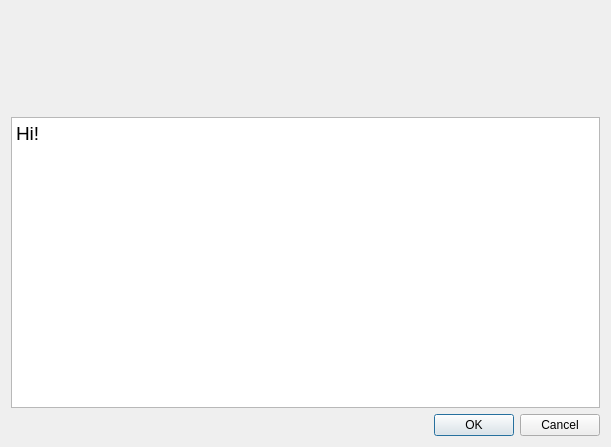
<?xml version="1.0" encoding="UTF-8"?>
<ui version="4.0">
 <class>CDialog</class>
 <widget class="QDialog" name="CDialog">
  <property name="geometry">
   <rect>
    <x>0</x>
    <y>0</y>
    <width>611</width>
    <height>447</height>
   </rect>
  </property>
  <property name="windowTitle">
   <string>Dialog</string>
  </property>
  <layout class="QGridLayout" name="gridLayout_2">
   <item row="2" column="0">
    <layout class="QHBoxLayout" name="horizontalLayout_2">
     <item>
      <spacer name="horizontalSpacer_2">
       <property name="orientation">
        <enum>Qt::Horizontal</enum>
       </property>
       <property name="sizeHint" stdset="0">
        <size>
         <width>40</width>
         <height>20</height>
        </size>
       </property>
      </spacer>
     </item>
     <item>
      <widget class="QDialogButtonBox" name="buttonBox">
       <property name="orientation">
        <enum>Qt::Horizontal</enum>
       </property>
       <property name="standardButtons">
        <set>QDialogButtonBox::Cancel|QDialogButtonBox::Ok</set>
       </property>
      </widget>
     </item>
    </layout>
   </item>
   <item row="1" column="0">
    <widget class="QPlainTextEdit" name="m_plainTextEdit">
     <property name="font">
      <font>
       <family>Arial</family>
       <pointsize>14</pointsize>
      </font>
     </property>
     <property name="plainText">
      <string>Hi!</string>
     </property>
    </widget>
   </item>
   <item row="0" column="0">
    <widget class="QWidget" name="m_pWidget" native="true">
     <property name="minimumSize">
      <size>
       <width>0</width>
       <height>100</height>
      </size>
     </property>
    </widget>
   </item>
  </layout>
 </widget>
 <resources/>
 <connections>
  <connection>
   <sender>buttonBox</sender>
   <signal>accepted()</signal>
   <receiver>CDialog</receiver>
   <slot>accept()</slot>
   <hints>
    <hint type="sourcelabel">
     <x>248</x>
     <y>254</y>
    </hint>
    <hint type="destinationlabel">
     <x>157</x>
     <y>274</y>
    </hint>
   </hints>
  </connection>
  <connection>
   <sender>buttonBox</sender>
   <signal>rejected()</signal>
   <receiver>CDialog</receiver>
   <slot>reject()</slot>
   <hints>
    <hint type="sourcelabel">
     <x>316</x>
     <y>260</y>
    </hint>
    <hint type="destinationlabel">
     <x>286</x>
     <y>274</y>
    </hint>
   </hints>
  </connection>
 </connections>
</ui>
